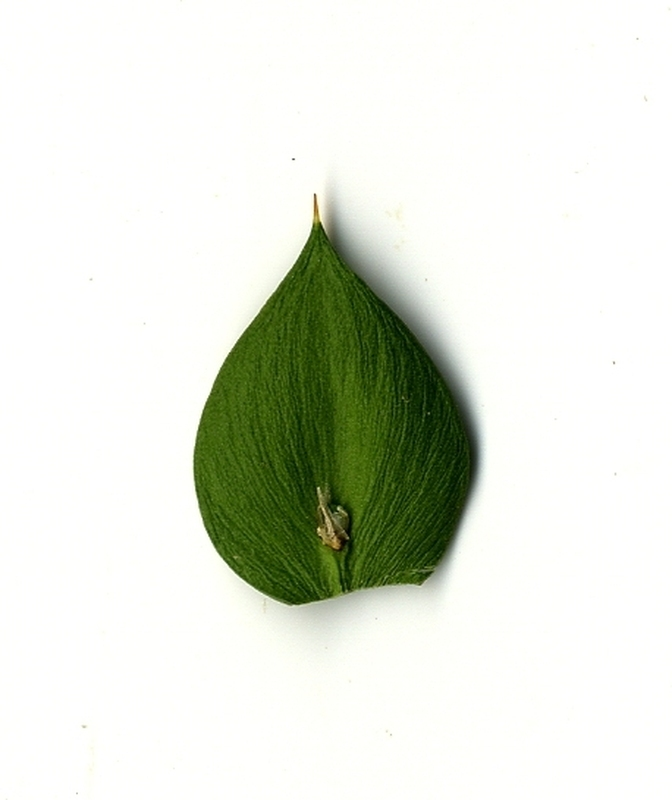
#> input picture domasna_3/images/1.jpg, 672 x 800 px
$ python -i main.py   (imports and definitions only)
#> lines starting #> are read from the running program, lines starting #| are printed output that depends on the picture; after the words box and inside, x2 and y2 are one past the last pixel; in counts of white or black regions, pixels touching at a corner belong together
import cv2
import numpy as np
import os
import zipfile

# [2 lines not run here, left out]

def segment_and_find_contours(image_path):
#> called with image_path = 'images/1.jpg'
    image = cv2.imread(image_path)
#> image is the input picture: shape (800, 672, 3); mean B, G, R 218, 228.9, 224.7

    gray = cv2.cvtColor(image, cv2.COLOR_BGR2GRAY)
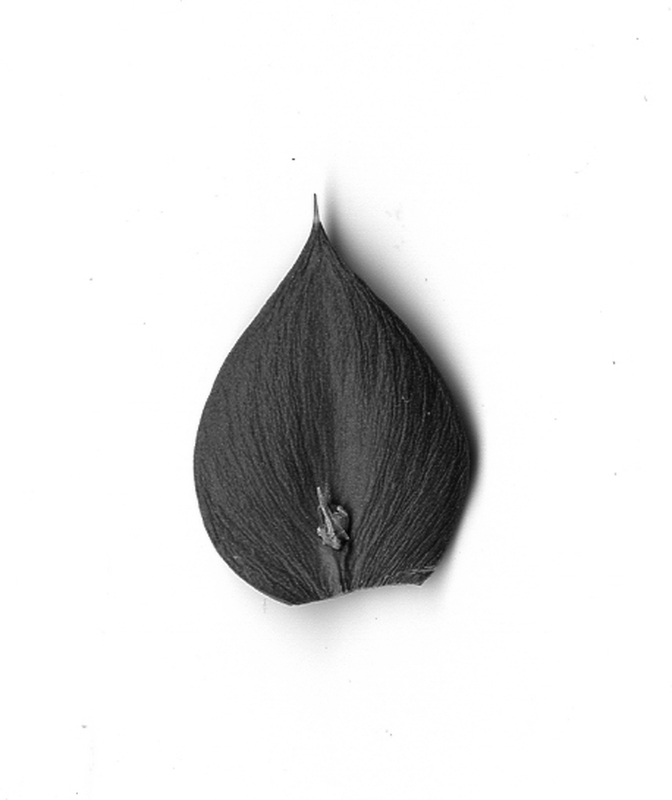
#> gray: shape (800, 672); min 2, max 255, mean 226.5

    _, binary = cv2.threshold(gray, 0, 255, cv2.THRESH_BINARY_INV + cv2.THRESH_OTSU)
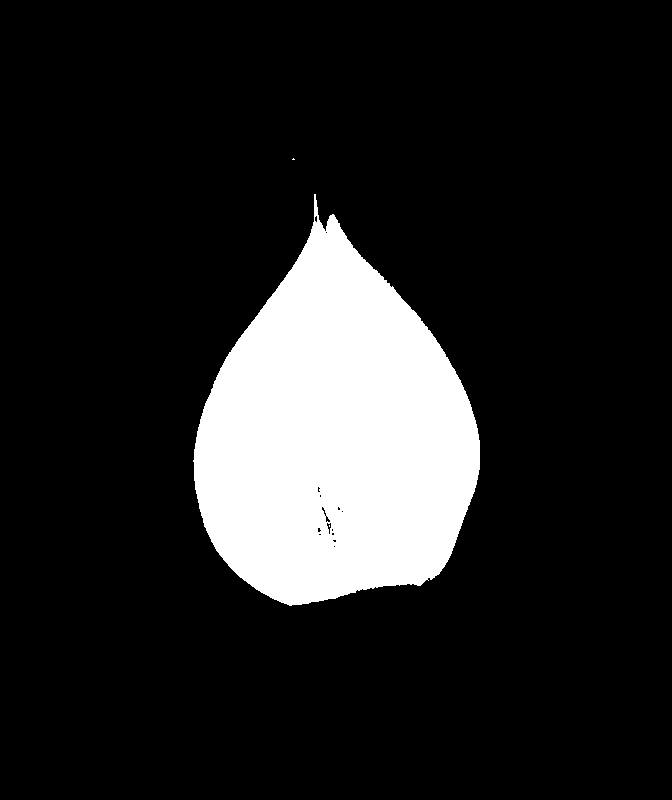
#> binary: shape (800, 672); 14.2% white; 3 white regions (2 under 20 px)

    contours, _ = cv2.findContours(binary, cv2.RETR_EXTERNAL, cv2.CHAIN_APPROX_SIMPLE)
#> contours = 2 contours, 1 with area under 20; largest, box (x1, y1, x2, y2) and area: (193, 194, 480, 606) 75820

    contour_image = image.copy()
    cv2.drawContours(contour_image, contours, -1, (0, 255, 0), 2)
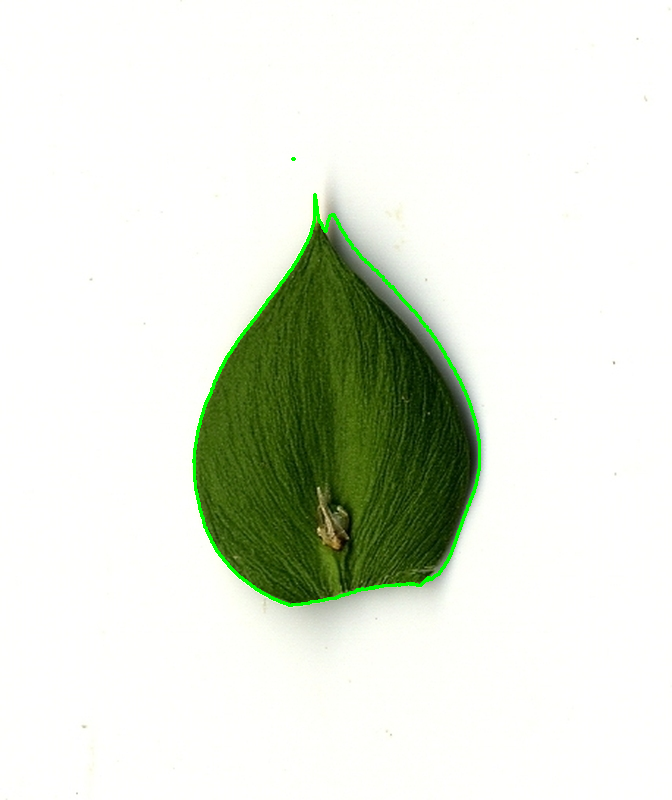
#> contour_image: shape (800, 672, 3); 0.73% of pixels changed, all inside (x1, y1, x2, y2) = (192, 157, 481, 607)

    cv2.imshow('Konturi', contour_image)
    cv2.waitKey(0)
    cv2.destroyAllWindows()


image_files = os.listdir('images')

# [3 lines not run here, left out]

#За точна сегментација, можеби ќе треба да се изведе истовремено користење на повеќе алгоритми или комбинации од нив
#како и да се изведат додатни техники за процесирање, како што се филтрирање на шум или дополнително процесирање на сликата пред сегментацијата

>>> result = segment_and_find_contours('images/1.jpg')

$ run again, on domasna_3/images/10005.jpg
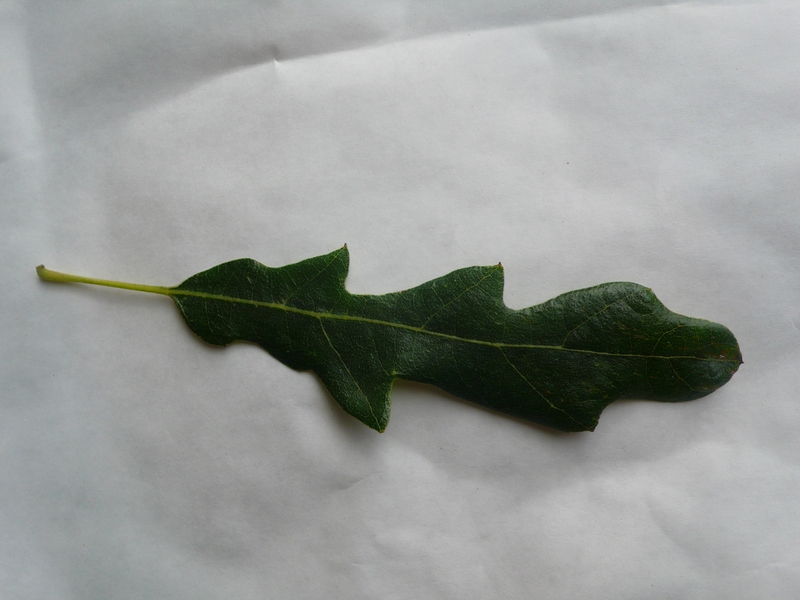
#> input picture domasna_3/images/10005.jpg, 800 x 600 px
#> in segment_and_find_contours, image is the input picture: shape (600, 800, 3); mean B, G, R 151.6, 154.4, 151.3
#> in segment_and_find_contours, `_, binary = cv2.threshold(gray, 0, 255, cv2.THRESH_BINARY_INV + cv2.TH..`:
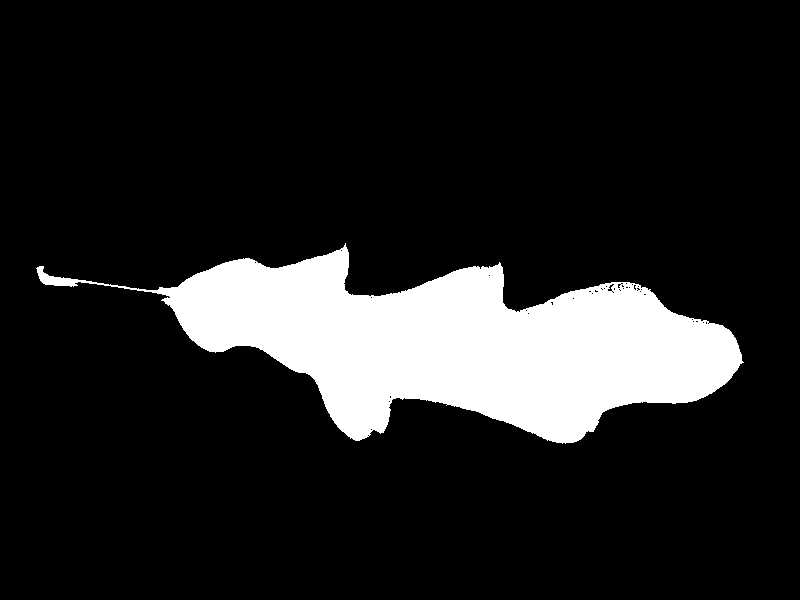
#> binary: shape (600, 800); 13.5% white; 1 white region
#> contours = 1 contour; box (x1, y1, x2, y2) and area: (36, 243, 744, 444) 64211
#> in segment_and_find_contours, `cv2.drawContours(contour_image, contours, -1, (0, 255, 0), 2)`:
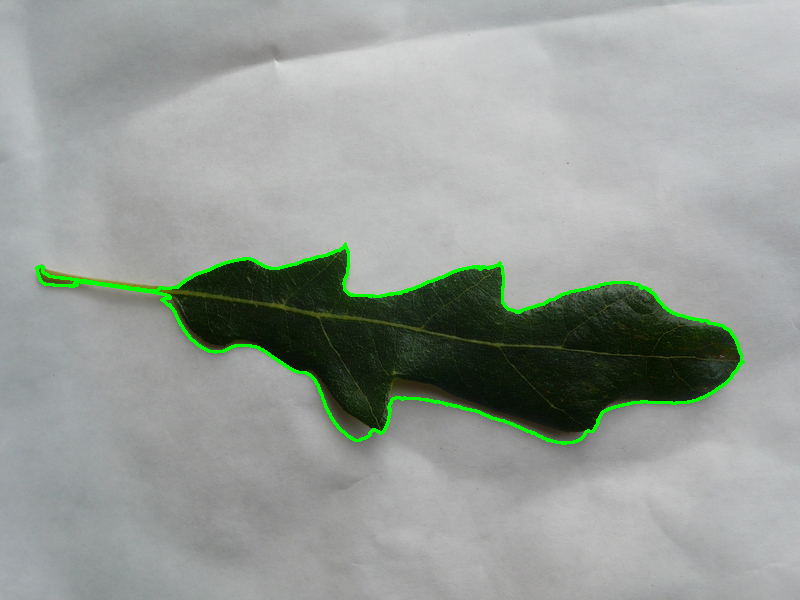
#> contour_image: shape (600, 800, 3); 1.23% of pixels changed, all inside (x1, y1, x2, y2) = (35, 242, 745, 445)

$ run again, on domasna_3/images/10152.jpg
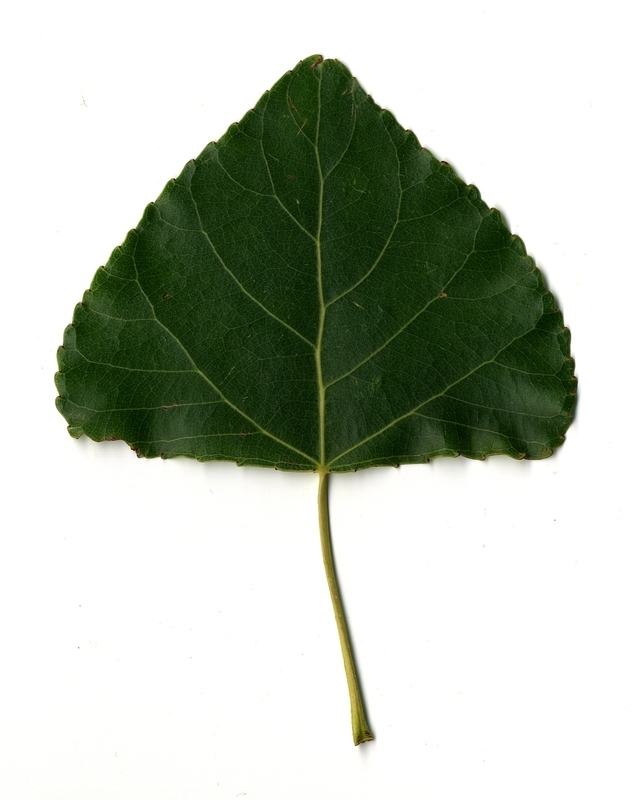
#> input picture domasna_3/images/10152.jpg, 632 x 800 px
#> in segment_and_find_contours, image is the input picture: shape (800, 632, 3); mean B, G, R 183, 195, 188
#> in segment_and_find_contours, `_, binary = cv2.threshold(gray, 0, 255, cv2.THRESH_BINARY_INV + cv2.TH..`:
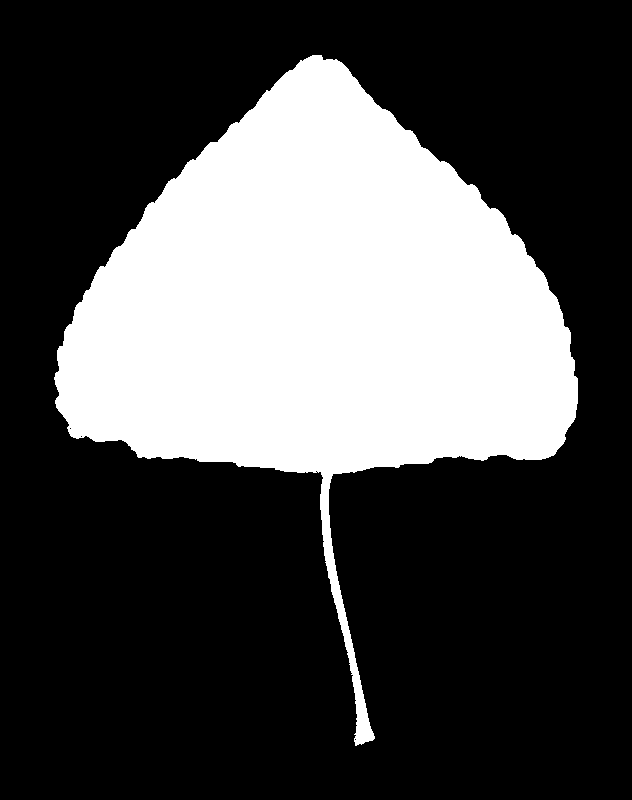
#> binary: shape (800, 632); 29.7% white; 1 white region
#> contours = 1 contour; box (x1, y1, x2, y2) and area: (54, 55, 578, 746) 149253
#> in segment_and_find_contours, `cv2.drawContours(contour_image, contours, -1, (0, 255, 0), 2)`:
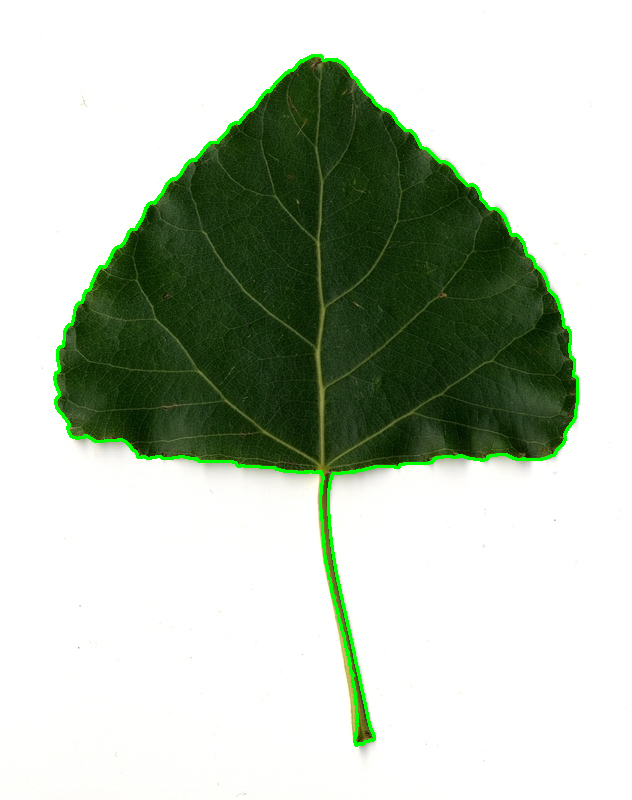
#> contour_image: shape (800, 632, 3); 1.43% of pixels changed, all inside (x1, y1, x2, y2) = (53, 54, 579, 747)

$ run again, on domasna_3/images/10309.jpg
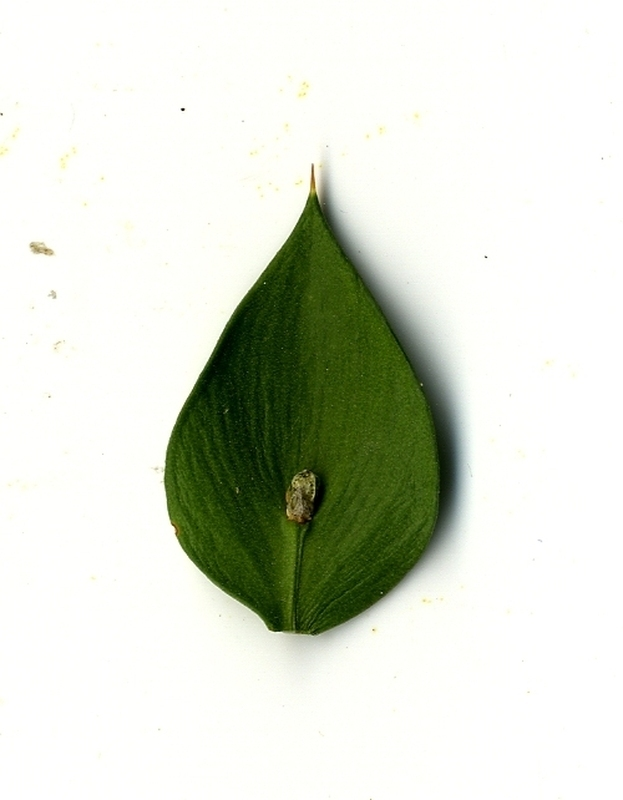
#> input picture domasna_3/images/10309.jpg, 623 x 800 px
#> in segment_and_find_contours, image is the input picture: shape (800, 623, 3); mean B, G, R 209.3, 221.7, 217
#> in segment_and_find_contours, `_, binary = cv2.threshold(gray, 0, 255, cv2.THRESH_BINARY_INV + cv2.TH..`:
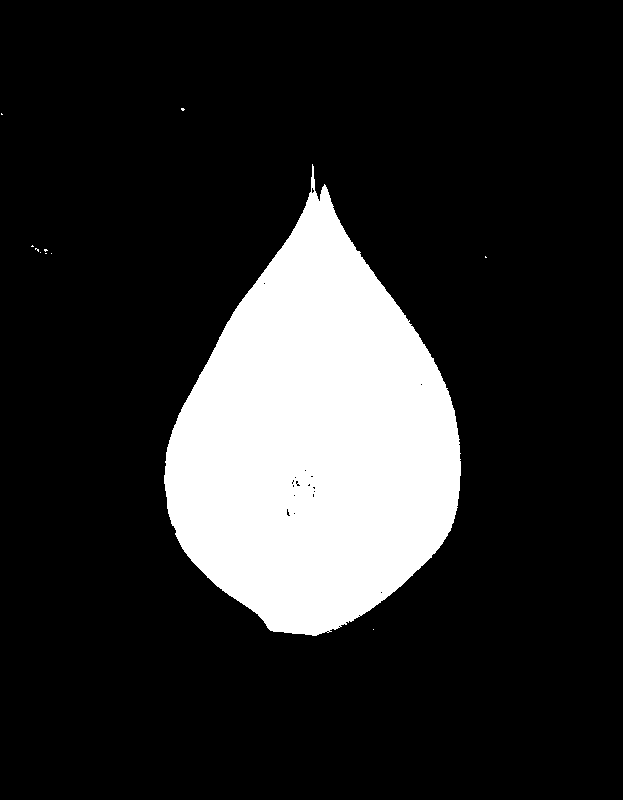
#> binary: shape (800, 623); 17.2% white; 11 white regions (10 under 20 px)
#> contours = 11 contours, 10 with area under 20; largest, box (x1, y1, x2, y2) and area: (164, 164, 461, 636) 85430
#> in segment_and_find_contours, `cv2.drawContours(contour_image, contours, -1, (0, 255, 0), 2)`:
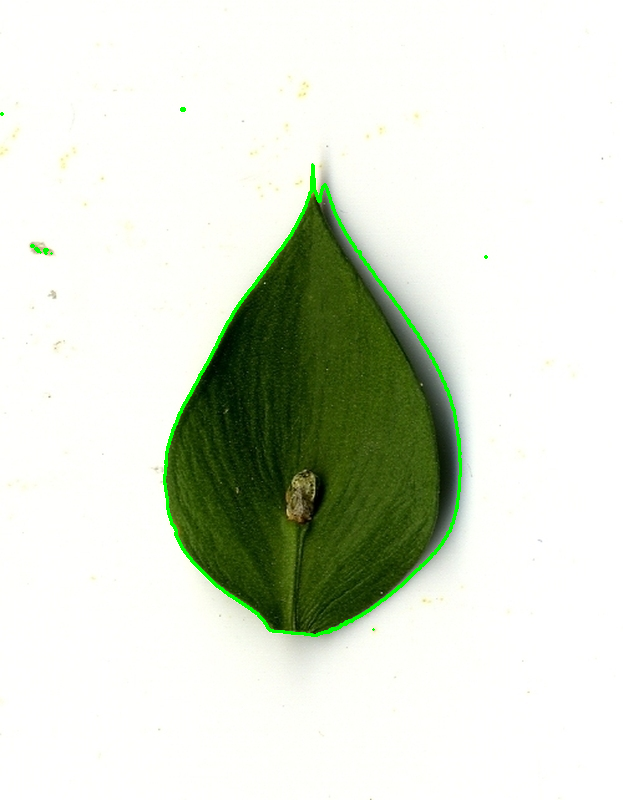
#> contour_image: shape (800, 623, 3); 0.88% of pixels changed, all inside (x1, y1, x2, y2) = (0, 107, 488, 637)
